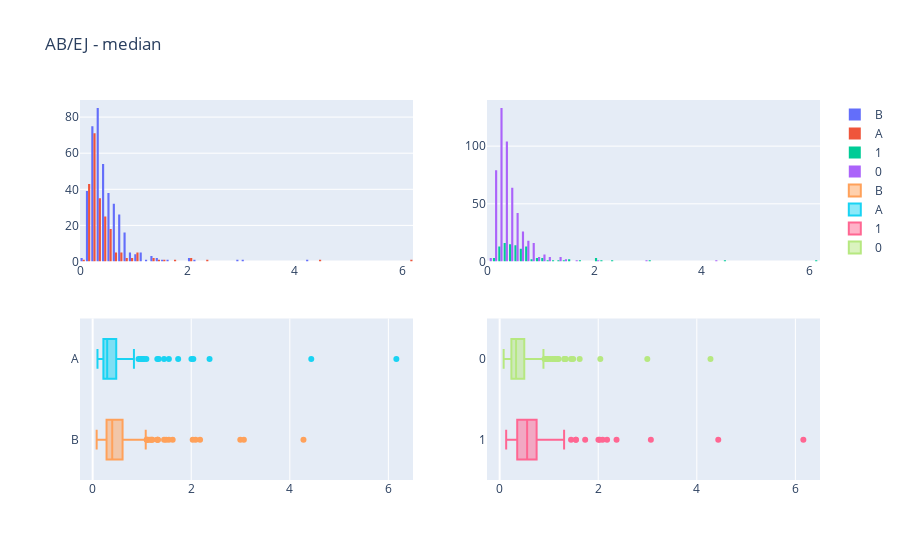
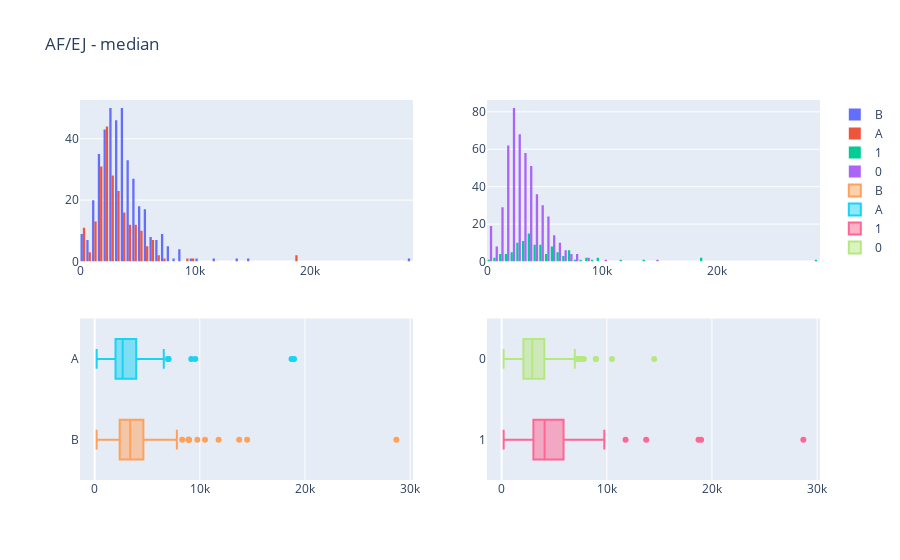
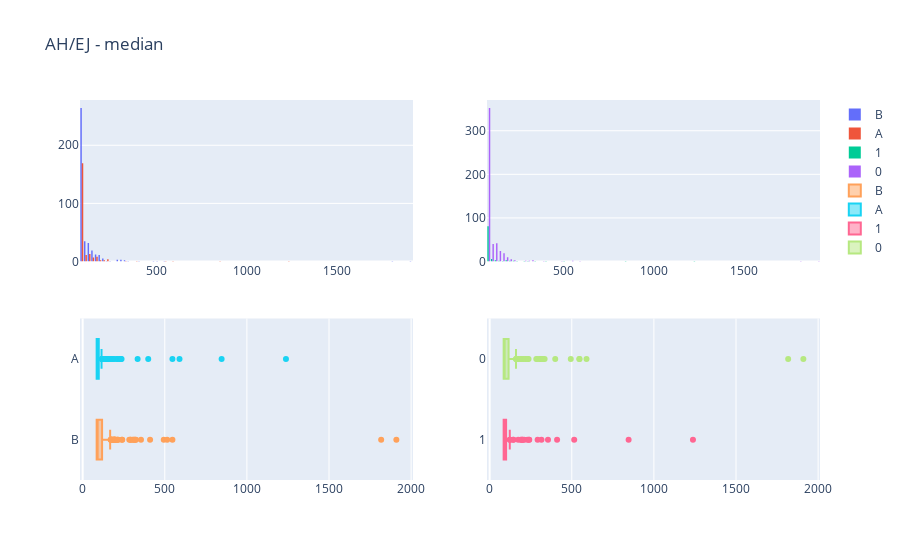
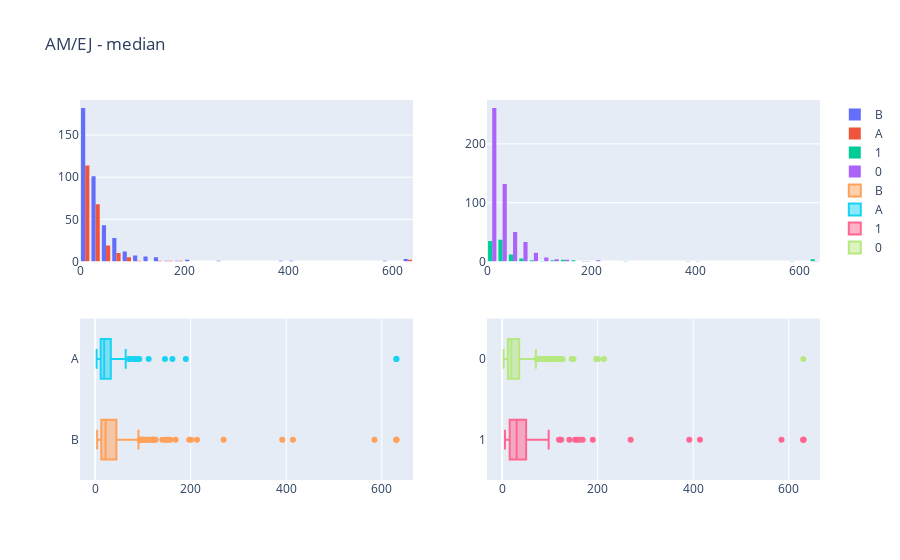

Write notebook code for charts like these, in order.
### Code cell
for n in num:
    utils.plot_num(df_train,var1=n,var2=dv,huevar='EJ')
